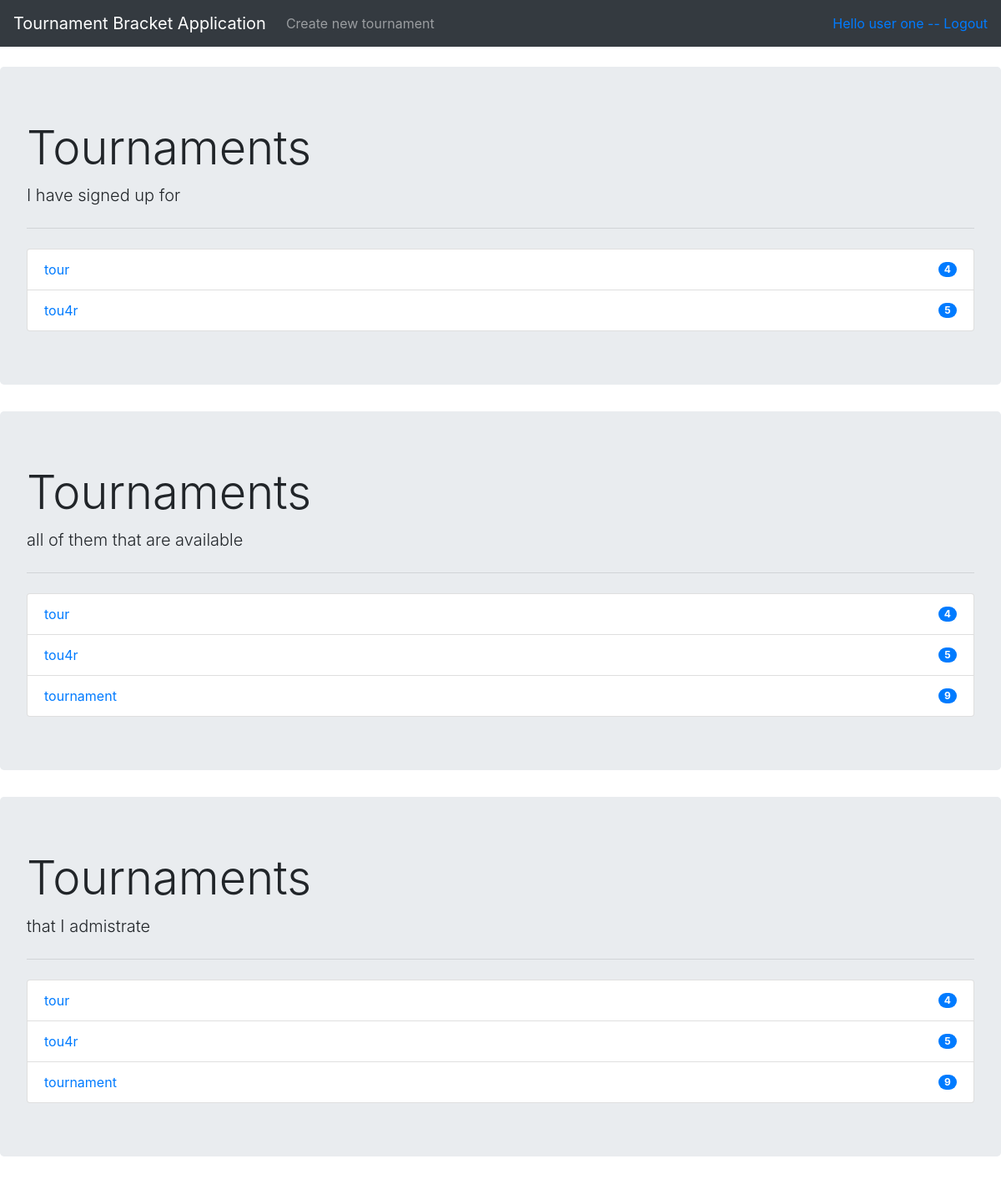
Page / (signed in) on the committed database.
### application/auth/models.py (models this page shows, shortened)
class User(db.Model):
    __tablename__ = "account"
    id = db.Column(db.Integer, primary_key=True)
    date_created = db.Column(db.DateTime, default=db.func.current_timestamp())
    date_modified = db.Column(db.DateTime, default=db.func.current_timestamp(),
                              onupdate=db.func.current_timestamp())
    name = db.Column(db.String(144), nullable=False)
    username = db.Column(db.String(144), nullable=False)
    password = db.Column(db.String(144), nullable=False)
    tournaments = db.relationship('Tournament', backref='account', lazy=True)

### application/tour/models.py (models this page shows, shortened)
class Tournament(db.Model):
    __tablename__ = "tournament"
    id = db.Column(db.Integer, primary_key=True)
    date_created = db.Column(db.DateTime, default=db.func.current_timestamp())
    date_modified = db.Column(db.DateTime, default=db.func.current_timestamp(),
                              onupdate=db.func.current_timestamp())
    name = db.Column(db.String(144), nullable=False)
    player_count = db.Column(db.Integer, nullable=False)
    account_id = db.Column(db.Integer, db.ForeignKey('account.id'), nullable=False)
    started = db.Column(db.Boolean, nullable=False)

### application/index/views.py (the view)
@app.route("/", methods=["GET"])
def index():
    if current_user.is_authenticated:
        joined = Players.find_tour_with_user(current_user.id)
        return render_template("/index/index.html", form = LoginForm(),
        tournaments = Tournament.query.all(),
        ownedtournaments = Tournament.query.filter_by(account_id=current_user.id),
        joinedtournaments = joined)
    else:
        return render_template("/index/index.html", form = LoginForm(), tournaments = Tournament.query.all())

### application/__init__.py (called while the page is built)
@login_manager.user_loader
def load_user(user_id):
    return User.query.get(user_id)

### application/tour/models.py (called while the page is built)
    @staticmethod
    def find_tour_with_user(account_id):
        stmt = text("SELECT tournament_id FROM players"
                   " WHERE account_id = :account_id").params(account_id=account_id)
        response = db.engine.execute(stmt)
        userstournaments = []
        for row in response:
            userstournaments.append(Tournament.query.get(row[0]))
        return userstournaments

### application/templates/index/index.html (shortened to what this page needs)
{% extends "/index/layout.html" %}
{% block body %}
{% if current_user.is_authenticated %}
<div class="jumbotron">
      <h1 class="display-4">Tournaments</h1>
      <p class="lead">I have signed up for</p>
      <hr class="my-4">
      <ul class="list-group">
            {% for tournament in joinedtournaments %}
            <li class="list-group-item d-flex justify-content-between align-items-center"><a
                        href="{{ url_for('tournament', id=tournament.id) }}">{{ tournament.name }}</a><span
                        class="badge badge-primary badge-pill">{{ tournament.player_count }}</span></li>
            {% endfor %}
      </ul>
</div>
<div class="jumbotron">
      <h1 class="display-4">Tournaments</h1>
      <p class="lead">all of them that are available</p>
      <hr class="my-4">
      <ul class="list-group">
            {% for tournament in tournaments %}
            <li class="list-group-item d-flex justify-content-between align-items-center"><a
                        href="{{ url_for('tournament', id=tournament.id) }}">{{ tournament.name }}</a><span
                        class="badge badge-primary badge-pill">{{ tournament.player_count }}</span></li>
            {% endfor %}
      </ul>
</div>
<div class="jumbotron">
      <h1 class="display-4">Tournaments</h1>
      <p class="lead">that I admistrate</p>
      <hr class="my-4">
      <ul class="list-group">
            {% for tournament in ownedtournaments %}
            <li class="list-group-item d-flex justify-content-between align-items-center"><a
                        href="{{ url_for('tournament', id=tournament.id) }}">{{ tournament.name }}</a><span
                        class="badge badge-primary badge-pill">{{ tournament.player_count }}</span></li>
            {% endfor %}
      </ul>
</div>
{% endif %}
{% endblock %}

### application/templates/index/layout.html (shortened to what this page needs)
<!DOCTYPE html>
<html>
<head>
    <link rel="stylesheet" href="https://maxcdn.bootstrapcdn.com/bootstrap/4.0.0/css/bootstrap.min.css"
>
</head>
<body>
    <nav class="navbar navbar-expand-md navbar-dark bg-dark mb-4">
        <a class="navbar-brand" href="/">Tournament Bracket Application</a>
        <div class="collapse navbar-collapse" id="navbarCollapse">
            {% if current_user.is_authenticated %}
            <ul class="navbar-nav mr-auto">
                <li class="nav-item">
                    <a class="nav-link" href="{{ url_for('tour_new') }} ">Create new tournament</a>
                </li>
            </ul>
            <div class="form-inline mt-2 mt-md-0">
                <a href="{{ url_for('auth_logout') }}">Hello user {{ current_user.name }} -- Logout</a>
            </div>
            {% else %}
            <ul class="navbar-nav mr-auto">
                <li class="nav-item">
                    <a class="nav-link" href="{{ url_for('auth_new') }} ">Register as new user</a>
                </li>
            </ul>
            {% endif %}
        </div>
    </nav>
    {% block body %}{% endblock %}
</body>
</html>

### rows in the picture
User: name "one"
Tournament: name "tour", player_count "4"
Tournament: name "tou4r", player_count "5"
Tournament: name "tournament", player_count "9"
